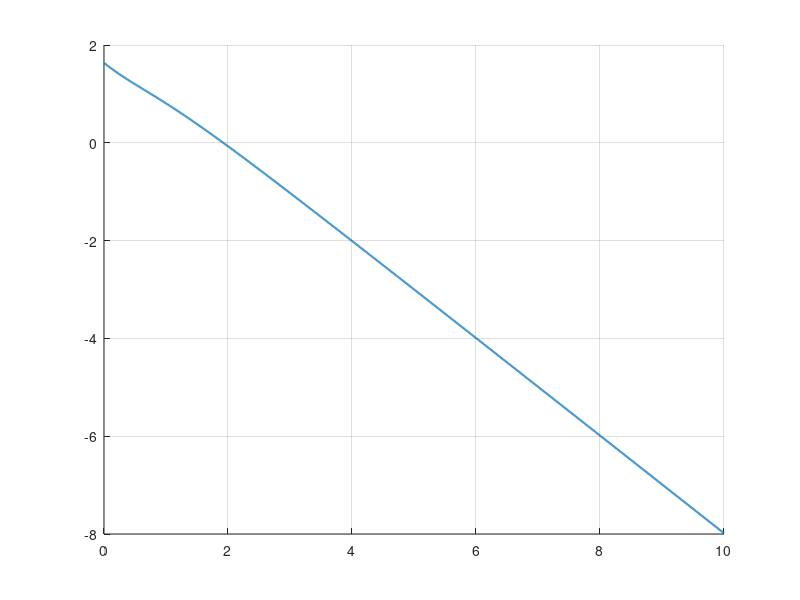

This figure's MATLAB source: (Note: this script raises an error after producing the figure.)
clearvars; clc; close all;


alphaZ = 10;
betaY  = 0.25;
betaZ  = 0.25;
gammaZ = 1;


x1d = 1.92335;                 
HYd = 1/(1 + x1d^2);           

% Initial condition (from xB)
x2_0 = 7.87298;

% Zero dynamics function: x2dot = f(x2)
f = @(x2) (alphaZ * HYd ./ (1 + betaY./(1+x2.^2) + betaZ*HYd)) - gammaZ*x2;


x2s = fzero(f, 2); 

x2_min = 0;
x2_max = 10;
x2_grid = linspace(x2_min, x2_max, 2000);
x2dot_grid = f(x2_grid);

%% ========================================================================
%  2. PLOT (Dimensioni A4, Labels Originali)
%  ========================================================================
% Imposto la figura larga 16cm e alta 10cm 
fig = figure('Color','w');
set(fig, 'Units', 'centimeters');
set(fig, 'Position', [10 10 16 10]); 

hold on; grid on;

% 1. Curva Principale
hcurve = plot(x2_grid, x2dot_grid, 'LineWidth', 1.5);

% 2. Asse orizzontale (x2dot = 0) - Escluso dalla legenda
yline(0, '-', 'LineWidth', 1.0, 'HandleVisibility','off');

% 3. Punto di Equilibrio (Target) - Pallino Pieno
heq = plot(x2s, 0, 'ko', 'MarkerFaceColor','k', 'MarkerSize', 7, 'LineWidth', 1.5);

% 4. Condizione Iniziale - Pallino Vuoto
hinit = plot(x2_0, 0, 'ko', 'MarkerFaceColor','w', 'MarkerSize', 7, 'LineWidth', 1.5);

% 5. Linea tratteggiata verticale - Esclusa dalla legenda
x2dot_0 = f(x2_0);
plot([x2_0 x2_0], [0 x2dot_0], 'k--', 'LineWidth', 1.0, 'HandleVisibility','off');

% 6. Frecce di direzione (Vector Field) - Escluse dalla legenda
knots = sort([x2_min, x2s, x2_max]); 
for i = 1:(numel(knots)-1)
    xm = 0.5*(knots(i)+knots(i+1));
    s  = sign(f(xm));
    if s == 0, continue; end
    
    dx = 0.35*(knots(i+1)-knots(i));
    dx = max(min(dx, 0.5), 0.15);
    
    if s > 0
        quiver(xm-dx/2, 0, dx, 0, 0, 'r', 'LineWidth', 1.5, 'MaxHeadSize', 2, ...
               'HandleVisibility','off');
    else
        quiver(xm+dx/2, 0, -dx, 0, 0, 'r', 'LineWidth', 1.5, 'MaxHeadSize', 2, ...
               'HandleVisibility','off');
    end
end


xlabel('$x_2$', 'Interpreter','latex', 'FontSize', 14);
ylabel('$\dot{x}_2$', 'Interpreter','latex', 'FontSize', 14);
title('Internal Dynamics', 'Interpreter','latex', 'FontSize', 16);


legend([hcurve, heq, hinit], ...
       {'$\dot{x}_2$', '$x_{2,zd}^\ast$', '$x_2(0)$'}, ...
       'Interpreter','latex', 'Location','northeast', 'FontSize', 12);

% Limiti assi
yl = ylim;
ylim([min(yl(1), min(x2dot_grid)*1.1) max(yl(2), max(x2dot_grid)*1.1)]);
xlim([x2_min, x2_max]);


fileName = 'Internal_Dynamics.pdf';
fullPath = fullfile(pwd, fileName);

try
    exportgraphics(fig, fullPath, 'ContentType', 'vector');
    fprintf('Plot salvato in: %s\n', fullPath);
catch
    print(fig, fullPath, '-dpdf', '-r300', '-bestfit');
end
